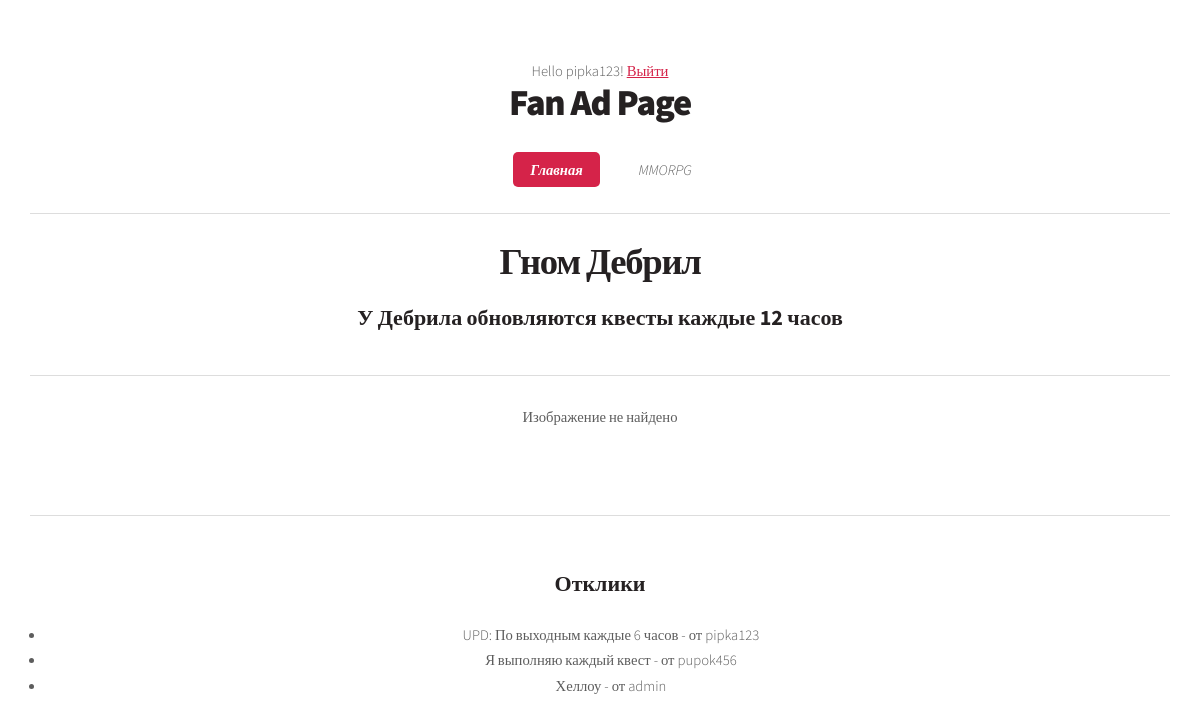
/4 (signed in), run on the app's committed database.
### fan_site/models.py (models this page shows, shortened)
class Ad(models.Model):
    title = models.CharField(max_length=64, unique=True)
    text = RichTextField()
    date_creation = models.DateTimeField(auto_now_add=True)
    date_update = models.DateTimeField(auto_now=True)
    category = models.ForeignKey('Category', on_delete=models.CASCADE)
    user = models.ForeignKey(User, on_delete=models.CASCADE, null=False)
    upload = models.FileField(upload_to='uploads/')

class AdResponse(models.Model):
    user = models.ForeignKey(User, on_delete=models.CASCADE)
    text = models.TextField()
    ad = models.ForeignKey('Ad', on_delete=models.CASCADE, related_name='responses')
    date_creation = models.DateTimeField(auto_now_add=True)
    accepted = models.BooleanField(default=False)

### fan_site/views.py (the view)
# urls.py: path('<int:pk>', AdDetail.as_view(), name='ad_detail'),
class AdDetail(DetailView):
    model = Ad
    template_name = 'ad.html'
    context_object_name = 'ad'
    queryset = Ad.objects.all()
    def get_context_data(self, **kwargs):
        context = super().get_context_data(**kwargs)
        context['responses'] = self.object.responses.all()
        return context

### templates/ad.html (shortened to what this page needs)
{% extends 'index.html' %}
{% block content %}
<hr>
<h1>{{ ad.title }}</h1>
<br>
<h2>{{ ad.text}}</h2>
<hr>
{% if ad.upload %}
<img src="{{ ad.upload.url }}" alt="{{ ad.title }}">
{% else %}
    <p>Изображение не найдено</p>
{% endif %}
<br>
<hr>
<br>
<h2>Отклики</h2>
<br>
    <ul>
        {% for response in ad.responses.all %}
            {% if response.accepted %}
            <li>{{ response.text }} - от {{ response.user }}</li>
            {% endif %}
        {% empty %}
            <li>Откликов нет.</li>
        {% endfor %}
    </ul>
{% endblock content %}

### templates/index.html (shortened to what this page needs)
<!DOCTYPE HTML>
<html>
{% autoescape off %}
	<head>
		{% load static %}
        <link href="{% static 'css/main.css' %}" rel="stylesheet" />
	</head>
	<body class="homepage is-preload">
		<div id="page-wrapper">
				<section id="header">
					<span class="user">
        {% if request.user.is_authenticated %}
            Hello {{ request.user.username }}!
            <a href="{% url 'logout' %}">Выйти</a>
        {% else %}
            <a href="{% url 'login' %}">Войти</a>
						<a> or </a>
			<a href="{% url 'signup' %}">Зарегистрироваться</a>
        {% endif %}
    </span>
						<h1><a href="{% url 'ad_list' %}">Fan Ad Page</a></h1>
						<nav id="nav">
							<ul>
								<li class="current"><a href="{% url 'ad_list' %}">Главная</a></li>
								<li>
									<a href="#">MMORPG</a>
								</li>
							</ul>
							 <div class="container">
            <div class="text-center mt-5">
                {% block content %} {% endblock content %}
            </div>
        </div>
	</body>
{% endautoescape %}
</html>

### static/css/main.css (style rules this page uses)
html, body, div, span, applet, object, iframe, h1, h2, h3, h4, h5, h6, p, blockquote, pre, a, abbr, acronym, address, big, cite, code, del, dfn, em, img, ins, kbd, q, s, samp, small, strike, strong, sub, sup, tt, var, b, u, i, center, dl, dt, dd, ol, ul, li, fieldset, form, label, legend, table, caption, tbody, tfoot, thead, tr, th, td, article, aside, canvas, details, embed, figure, figcaption, footer, header, hgroup, menu, nav, output, ruby, section, summary, time, mark, audio, video { margin: 0; padding: 0; border: 0; font-size: 100%; font: inherit; vertical-align: baseline; }
article, aside, details, figcaption, figure, footer, header, hgroup, menu, nav, section { display: block; }
body { line-height: 1; }
ol, ul { list-style: none; }
body { -webkit-text-size-adjust: none; }
html { box-sizing: border-box; }
*, *:before, *:after { box-sizing: inherit; }
body { background: #252122; background-image: url("images/bg02.png"); }
body.is-preload *, body.is-preload *:before, body.is-preload *:after { -moz-animation: none !important; -webkit-animation: none !important; -ms-animation: none !important; animation: none !important; -moz-transition: none !important; -webkit-transition: none !important; -ms-transition: none !important; transition: none !important; }
body, input, textarea, select { font-family: 'Source Sans Pro'; font-weight: 300; color: #5d5d5d; font-size: 14pt; line-height: 1.75em; }
h1, h2, h3, h4, h5, h6 { color: #252122; font-weight: 700; }
h1 a, h2 a, h3 a, h4 a, h5 a, h6 a { color: inherit; text-decoration: none; }
h2 { font-size: 1.5em; }
a { color: #d52349; text-decoration: underline; }
hr { border: 0; border-top: solid 1px #dddddd; height: 1px; margin: 2em 0 2em 0; }
p, ul, ol, dl, table { margin-bottom: 2em; }
.container { margin: 0 auto; max-width: 100%; width: 70em; }
@media screen and (max-width: 1680px) { .container { width: 70em; } }
@media screen and (max-width: 1280px) { .container { width: calc(100% - 60px); } }
section, article { margin-bottom: 2.5em; }
section > :last-child, section:last-child, article > :last-child, article:last-child { margin-bottom: 0; }
ul { list-style: disc; padding-left: 1em; }
ul li { padding-left: 0.5em; }
#page-wrapper > section { margin-bottom: 0; }
#header { position: relative; background: #ffffff; border-bottom: solid 1px #ccc; padding: 5em 0 4em 0; text-align: center; }
#header h1 { color: #252122; font-weight: 900; font-size: 2.5em; letter-spacing: -0.035em; line-height: 1; }
#nav { margin: 2.5em 0 0 0; }
#nav > ul { margin: 0; }
#nav > ul > li { display: inline-block; font-style: italic; margin: 0 0.35em 0 0.35em; }
#nav > ul > li > a { border-radius: 5px; color: #5d5d5d; text-decoration: none; padding: 0.6em 1.2em 0.6em 1.2em; -moz-transition: background-color .25s ease-in-out; -webkit-transition: background-color .25s ease-in-out; -ms-transition: background-color .25s ease-in-out; transition: background-color .25s ease-in-out; outline: 0; }
#nav > ul > li.current > a { background: #d52349; color: #fff !important; font-weight: 700; }
@media screen and (max-width: 1680px) { body, input, textarea, select { font-size: 12pt; } }
@media screen and (max-width: 1280px) { body, input, textarea, select { font-size: 11pt; } }
@media screen and (max-width: 1280px) { #header { padding: 4em 0 3em 0; } }

### data on the page
Ad: title "Гном Дебрил", text "У Дебрила обновляются квесты каждые 12 часов"
AdResponse: text "UPD: По выходным каждые 6 часов", user "pipka123"
AdResponse: text "Я выполняю каждый квест", user "pupok456"
AdResponse: text "Хеллоу", user "admin"

### other printed values
{{ request.user.username }} "pipka123"
